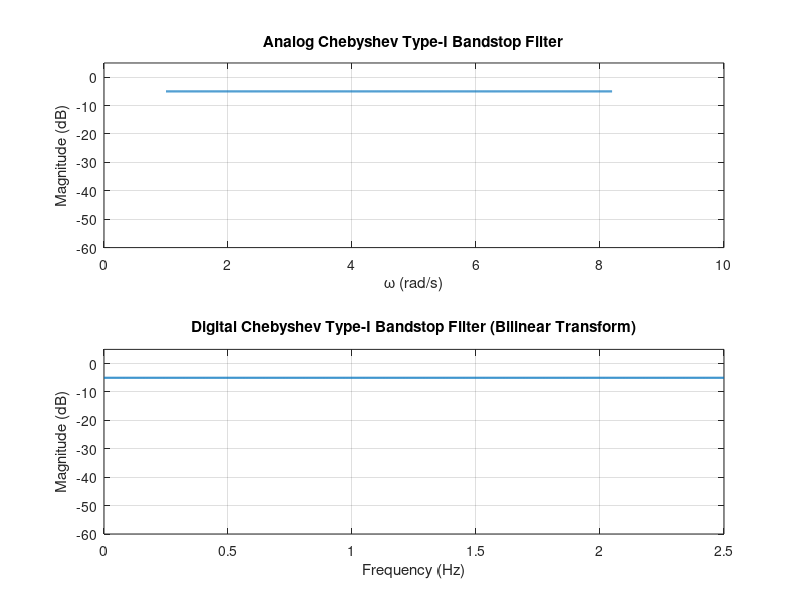

Source code (MATLAB):
clc;
clear;

omega_p1 = input('Enter first passband edge frequency (rad/s): ');
omega_p2 = input('Enter second passband edge frequency (rad/s): ');
omega_s1 = input('Enter first stopband edge frequency (rad/s): ');
omega_s2 = input('Enter second stopband edge frequency (rad/s): ');
Ap = input('Enter passband ripple (in dB): ');
As = input('Enter stopband attenuation (in dB): ');
fs = input('Enter sampling frequency (in Hz): ');

T = 1 / fs;

omega_p1 = (2 / T) * tan(omega_p1 * T / 2);
omega_p2 = (2 / T) * tan(omega_p2 * T / 2);
omega_s1 = (2 / T) * tan(omega_s1 * T / 2);
omega_s2 = (2 / T) * tan(omega_s2 * T / 2);

pepdt = omega_p1 * omega_p2;
sepdt = omega_s1 * omega_s2;

if pepdt > sepdt
    omega_s1 = pepdt / omega_s2;
elseif pepdt < sepdt
    omega_s2 = pepdt / omega_s1;
end

omega_p = 1;
omega_s = (omega_p2 - omega_p1) / (omega_s2 - omega_s1);
BW = omega_p2 - omega_p1;

del_p = 10^(-Ap / 20);
del_s = 10^(-As / 20);

a = (1 / del_s^2) - 1;
b = (1 / del_p^2) - 1;
eps = sqrt(b);
c = acosh(omega_s / omega_p);
x = acosh(sqrt(a / b)) / c;

N = 0;
while N < x
    N = N + 1;
end

disp(['Analog Chebyshev Filter order N = ', num2str(N)]);

temp = N;
while temp >= 2
    temp = temp - 2;
end

if temp == 0
    N_odd = false;
else
    N_odd = true;
end

yN = ((sqrt(1 + 1 / eps^2) + 1 / eps)^(1 / N) - (sqrt(1 + 1 / eps^2) + 1 / eps)^(-1 / N)) / 2;

w = linspace(1, omega_p2 * 1.5, 2000);
Ha = zeros(size(w));

if N_odd
    for idx = 1:length(w)
        s1 = 1j * w(idx);
        s = (BW * s1) / (s1^2 + pepdt);
        H = (omega_p^N * yN) / (s + omega_p * yN);
        num = 1;
        deno = 1;
        for k = 1:(N - 1) / 2
            ck = yN^2 + (cos((2 * k - 1) * pi / (2 * N)))^2;
            bk = 2 * yN * sin((2 * k - 1) * pi / (2 * N));
            num = num * ck;
            deno = deno * (s^2 + bk * omega_p * s + ck * omega_p^2);
        end
        Ha(idx) = abs(H * num / deno);
    end
else
    for idx = 1:length(w)
        s1 = 1j * w(idx);
        s = (BW * s1) / (s1^2 + pepdt);
        H = omega_p^N / sqrt(1 + eps^2);
        num = 1;
        deno = 1;
        for k = 1:(N / 2)
            ck = yN^2 + (cos((2 * k - 1) * pi / (2 * N)))^2;
            bk = 2 * yN * sin((2 * k - 1) * pi / (2 * N));
            num = num * ck;
            deno = deno * (s^2 + bk * omega_p * s + ck * omega_p^2);
        end
        Ha(idx) = abs(H * num / deno);
    end
end

Nfft = 1024;
wd = linspace(0, pi, Nfft);
Hd_blt = zeros(size(wd));

for idx = 1:length(wd)
    z = exp(1j * wd(idx));
    s1 = (2 / T) * (1 - z^-1) / (1 + z^-1);
    s = (BW * s1) / (s1^2 + pepdt);
    if N_odd
        H = (omega_p^N * yN) / (s + omega_p * yN);
        num = 1;
        deno = 1;
        for k = 1:(N - 1) / 2
            ck = yN^2 + (cos((2 * k - 1) * pi / (2 * N)))^2;
            bk = 2 * yN * sin((2 * k - 1) * pi / (2 * N));
            num = num * ck;
            deno = deno * (s^2 + bk * omega_p * s + ck * omega_p^2);
        end
        Hd_blt(idx) = H * num / deno;
    else
        H = omega_p^N / sqrt(1 + eps^2);
        num = 1;
        deno = 1;
        for k = 1:(N / 2)
            ck = yN^2 + (cos((2 * k - 1) * pi / (2 * N)))^2;
            bk = 2 * yN * sin((2 * k - 1) * pi / (2 * N));
            num = num * ck;
            deno = deno * (s^2 + bk * omega_p * s + ck * omega_p^2);
        end
        Hd_blt(idx) = H * num / deno;
    end
end

figure;
subplot(2, 1, 1);
plot(w, 20 * log10(Ha), 'LineWidth', 1.5);
xlabel('\omega (rad/s)');
ylabel('Magnitude (dB)');
title('Analog Chebyshev Type-I Bandstop Filter');
grid on;
ylim([-60 5]);

subplot(2, 1, 2);
fHz = wd * fs / (2 * pi);
plot(fHz, 20 * log10(abs(Hd_blt)), 'LineWidth', 1.5);
xlabel('Frequency (Hz)');
ylabel('Magnitude (dB)');
title('Digital Chebyshev Type-I Bandstop Filter (Bilinear Transform)');
grid on;
ylim([-60 5]);
